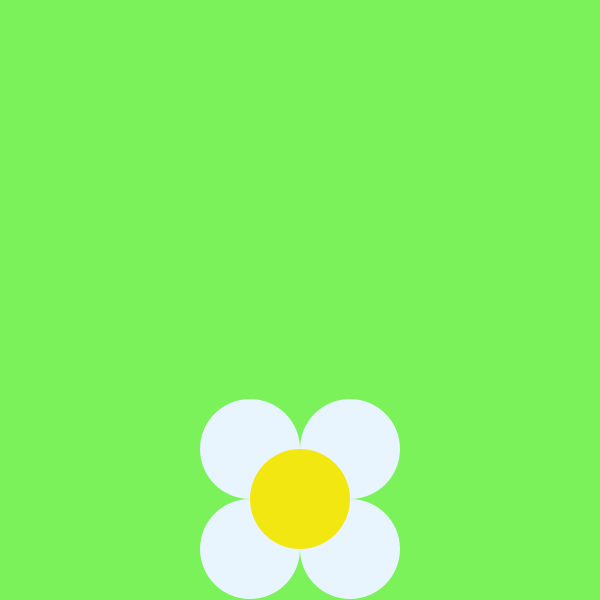
Frame 1 (no input)
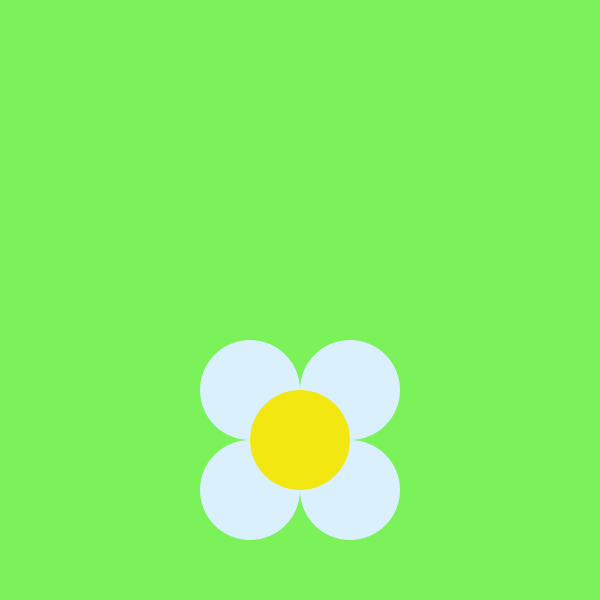
Frame 60 (the mouse pressed at the canvas centre just before this capture)
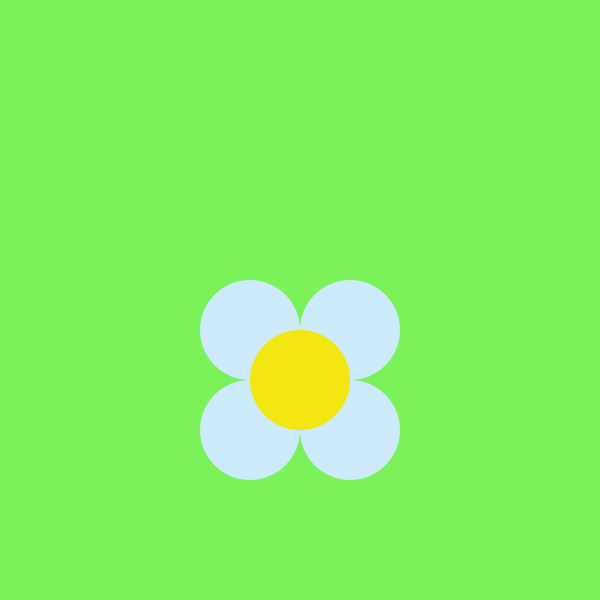
Frame 120 (the mouse held since frame 60 and released just before this capture)

The Processing sketch that drew these frames (run headless with seeded random() and noise(); from frame 60 on, the mouse is pressed at the canvas centre):

// Processing sketch: KameleonBloemetjeOO
// ── KameleonBloemetjeOO.pde
KameleonBloemetje bloemetje;

void setup() {
  size(600, 600);
  int r = 50;
  bloemetje = new KameleonBloemetje(300, height - 2 * r, r);
}

void draw() {
  bloemetje.update();
  
  background(123, 242, 90); //<>//
  bloemetje.display(); //<>//
}

// ── KameleonBloemetje.pde
class KameleonBloemetje {
  int x; // de x-positie van het bloemetje
  int y; // de y-positie van het bloemetje
  int r; // de grootte van een bloemblad
  int d; // de richting van bewegen

  color startBladKleur;
  color eindBladKleur;
  color bladKleur;
  color kernKleur;

  KameleonBloemetje(int x, int y, int r) {
    this.x = x;
    this.y = y;
    this.r = r;
    this.d = -1;
    
    this.startBladKleur = #FFFFFF;
    this.eindBladKleur = #75C6F7;
    this.bladKleur = this.startBladKleur;
    this.kernKleur = #F2E711;
  }

  void display() {
    noStroke();
    fill(bladKleur);
    circle(x - r, y - r, 2 * r);
    circle(x - r, y + r, 2 * r);
    circle(x + r, y - r, 2 * r);
    circle(x + r, y + r, 2 * r);
    fill(kernKleur);
    circle(x, y, 2 * r);
  }

  void beweeg() {
    // Detecteer of de rand van het scherm bereikt is
    if (y > height - 2 * this.r) { // de onderrand is geraakt
      d = -1 * d; // draai de beweegrichting om
    } else if (y < 2*r) { // de bovenrand is geraakt
      d = -1 * d; // draai de beweegrichting om
    }

    y = y + d; // beweeg de bloem een stapje in de richting
  }

  void veranderKleur() {
    bladKleur = lerpColor(startBladKleur, eindBladKleur, (float)(height - y) / height);
  }

  void update() {
    beweeg();
    veranderKleur();
  }
}
